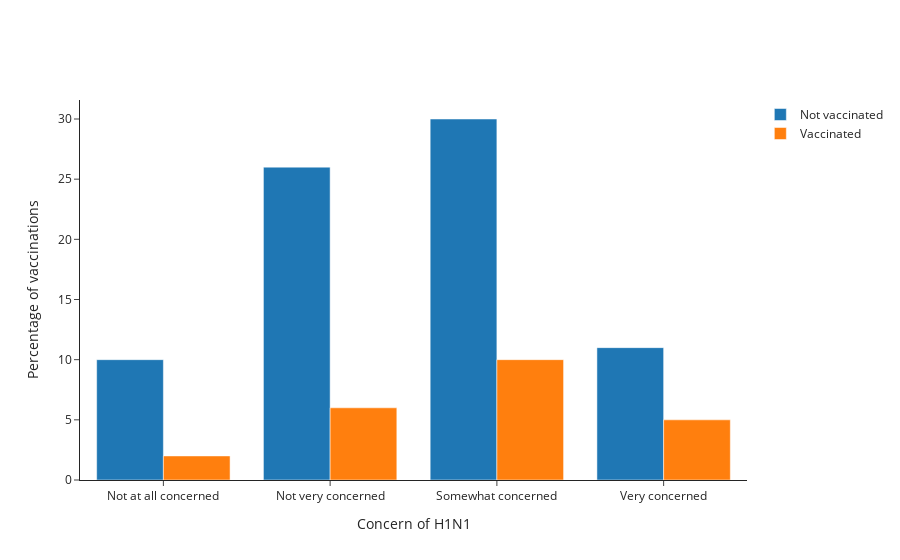

Notebook code for this chart:
### Code cell
def get_figure():
    fig_plot = go.Figure(data=[
    go.Bar(name='Not vaccinated', x=data.query('h1n1_vaccine == 0')['h1n1_concern'], y=data.query('h1n1_vaccine == 0')['Percentage']),
    go.Bar(name='Vaccinated', x=data.query('h1n1_vaccine == 1')['h1n1_concern'], y=data.query('h1n1_vaccine == 1')['Percentage'])
],
    layout=go.Layout(template="simple_white"))

    # Change the bar mode
    fig_plot.update_layout(barmode='group')
    fig_plot.update_xaxes(title='Concern of H1N1',
        ticktext=['Not at all concerned', 'Not very concerned', 'Somewhat concerned', 'Very concerned'],
        tickmode='array', tickvals = [0,1, 2, 3])
    fig_plot.update_yaxes(title='Percentage of vaccinations')
        
    return fig_plot

fig_h1n1_concern = get_figure()

fig_h1n1_concern

### Figure 1 — Plotly figure (JSON) as saved in the notebook; plotly's stock layout.template omitted (floating-point values rounded to 4 significant figures)
{"data": [{"name": "Not vaccinated", "type": "bar", "x": [0, 1, 2, 3], "y": [10, 26, 30, 11]}, {"name": "Vaccinated", "type": "bar", "x": [0, 1, 2, 3], "y": [2, 6, 10, 5]}], "layout": {"barmode": "group", "xaxis": {"tickmode": "array", "ticktext": ["Not at all concerned", "Not very concerned", "Somewhat concerned", "Very concerned"], "tickvals": [0, 1, 2, 3], "title": {"text": "Concern of H1N1"}}, "yaxis": {"title": {"text": "Percentage of vaccinations"}}}}
